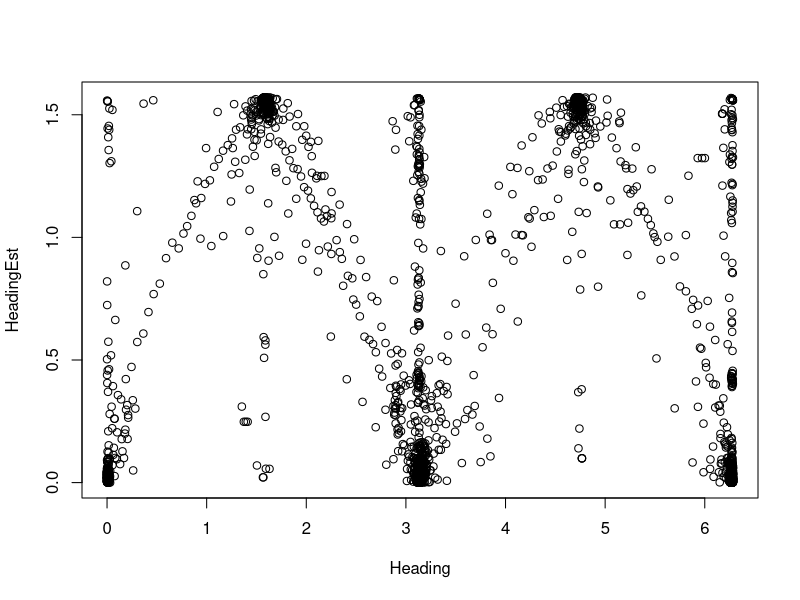

Source code (R):
## ---- chunk 1
seeding2018.dat <- read.csv('../data/A 2018 Corn Seeding.csv')
## ---- chunk 2
rows <- dim(seeding2018.dat)[1]
seeding2018.dat$Heading = seeding2018.dat$Heading*pi/180
seeding2018.dat$HeadingEst <- NA
for(i in 2:rows) {
  current <- seeding2018.dat[i,]
  prev <- seeding2018.dat[i-1,]
  DeltaEasting = current$Easting - prev$Easting
  DeltaNorthing = current$Northing - prev$Northing
  seeding2018.dat$HeadingEst[i] <- abs(atan(DeltaEasting/DeltaNorthing))
}
plot(HeadingEst ~ Heading,data=seeding2018.dat)
